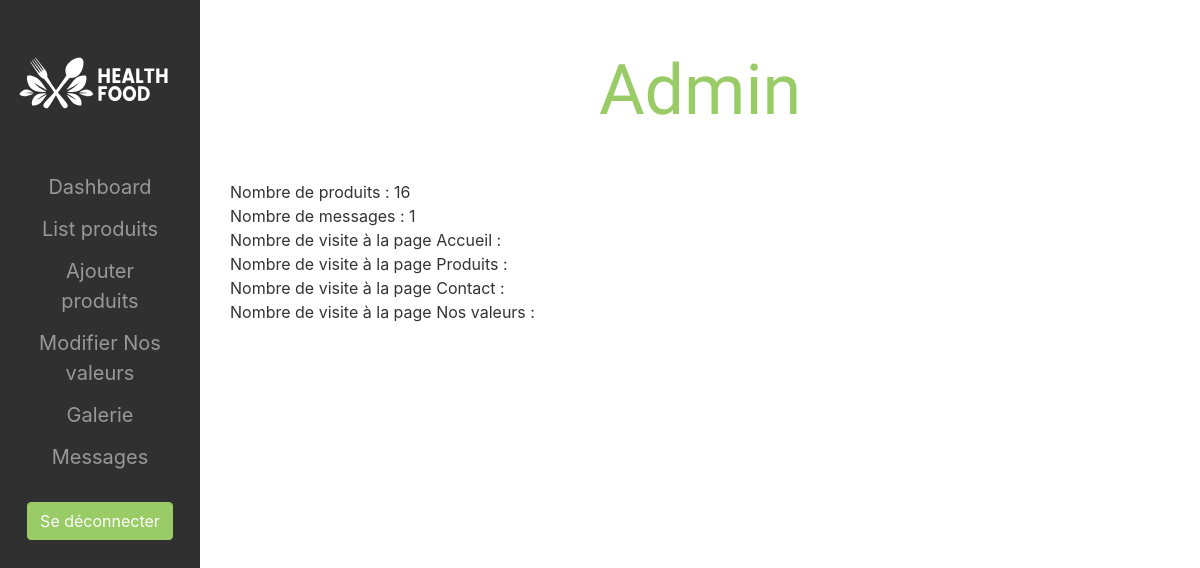
Before: /admin/ (signed in) with the older database file.
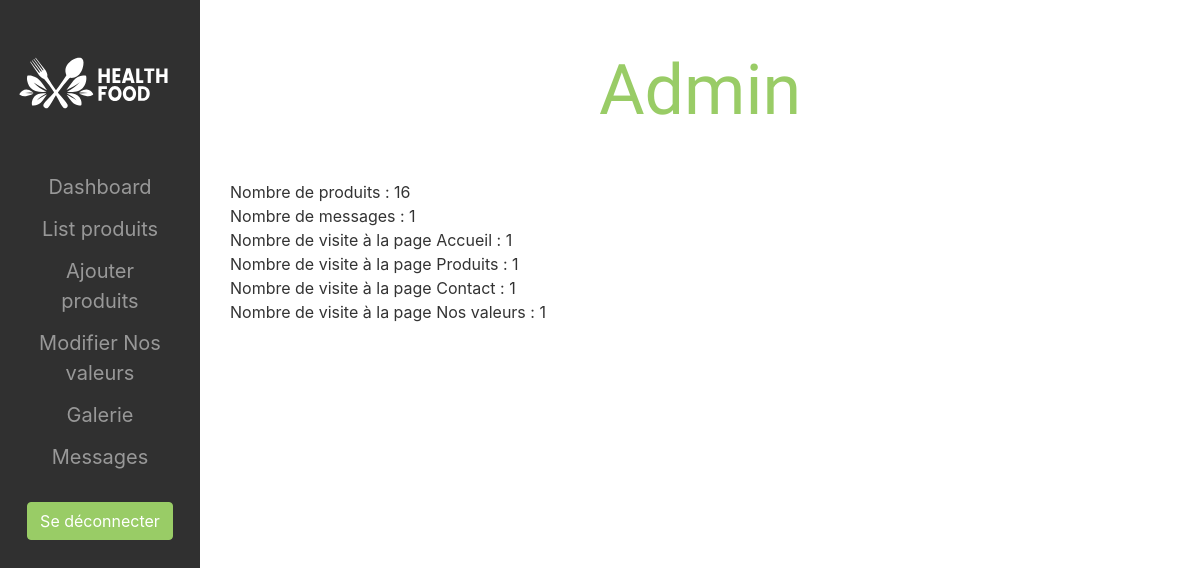
After: the same page with the newer database file.
### tables this page shows
CREATE TABLE `davy_dashboard` (
  `id` bigint(20) NOT NULL,
  `page_accueil` int(11) NOT NULL,
  `page_produits` int(11) NOT NULL,
  `page_contact` int(11) NOT NULL,
  `page_valeurs` int(11) NOT NULL
);

### admin/dashboard.php (the view, shortened to what this page needs)
<?php
include '../config.php';
$result3 = $pdo->query("SELECT count(id) AS total FROM davy_produits");
$nb_produits = $result3->fetch(PDO::FETCH_ASSOC);
$nb_total_produits = $nb_produits['total'];
$result4 = $pdo->query("SELECT count(id) AS total FROM davy_messages");
$nb_messages = $result4->fetch(PDO::FETCH_ASSOC);
$nb_total_messages = $nb_messages['total'];
$result5 = $pdo->query("SELECT * FROM davy_dashboard");
$nb_visit = $result5->fetch(PDO::FETCH_ASSOC);
?>
                    <div class="container my-5">
                        <span>Nombre de produits : <?php echo $nb_total_produits; ?></span>
                        <br>
                        <span>Nombre de messages : <?php echo $nb_total_messages; ?> </span>
                        <br>
                        <span>Nombre de visite à la page Accueil : <?php echo $nb_visit['page_accueil']; ?> </span>
                        <br>
                        <span>Nombre de visite à la page Produits : <?php echo $nb_visit['page_produits']; ?> </span>
                        <br>
                        <span>Nombre de visite à la page Contact : <?php echo $nb_visit['page_contact']; ?> </span>
                        <br>
                        <span>Nombre de visite à la page Nos valeurs : <?php echo $nb_visit['page_valeurs']; ?> </span>
                    </div>

Changed rows visible on the page:
added davy_dashboard: page_accueil "1", page_produits "1", page_contact "1", page_valeurs "1"
